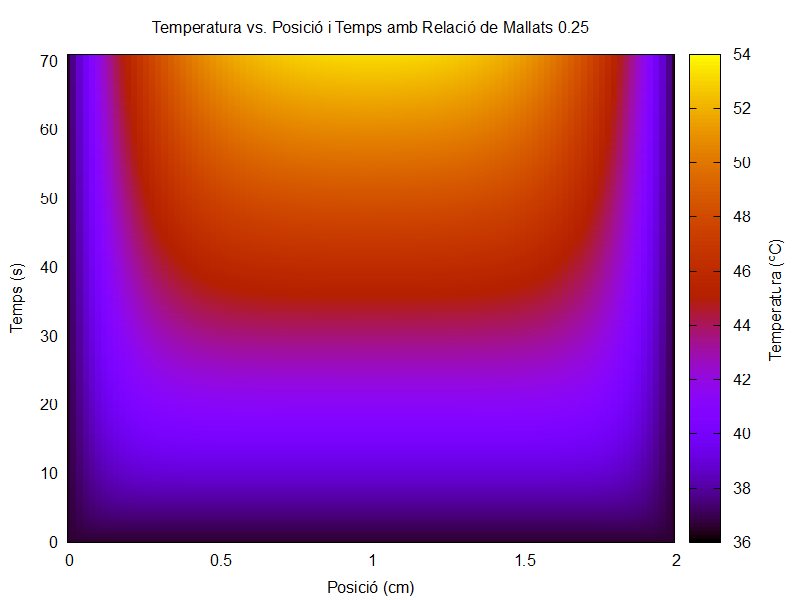

The script that saved this image:
set terminal pngcairo enhanced size 1920,1080 enhanced font "Cambria,26" 
set output 'campTs_g025.png'

set ylabel "Temps (s)"
set xlabel "Posició (cm)"
set label 1 center rotate at screen 0.97,0.5 "Temperatura (ºC)" #Etiqueta rotada
set xrange[0:2]
set yrange[0:71]
set samples 60,60

#set key inside top right # Posició de la llegenda

# Línies verticals
#set arrow from 1.25, graph 0 to 1.25, graph 1 nohead lt 2 lw 1 lc rgb "black"
#set arrow from 0.75, graph 0 to 0.75, graph 1 nohead lt 2 lw 1 lc rgb "black"

# Gràfic amb llegenda
plot "eulex_results_g025.dat" u (0.02*$1):(6.96894825E-02*$2):3 matrix with image title "Temperatura", \
#     1/0 lc rgb "black" lw 1 title "Límits del teixit (0.75 cm - 1.25 cm)"

set output